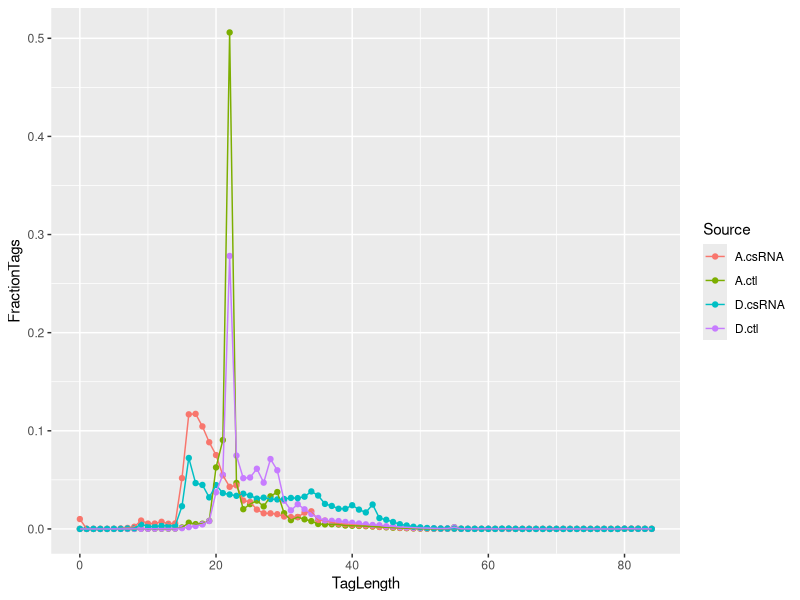
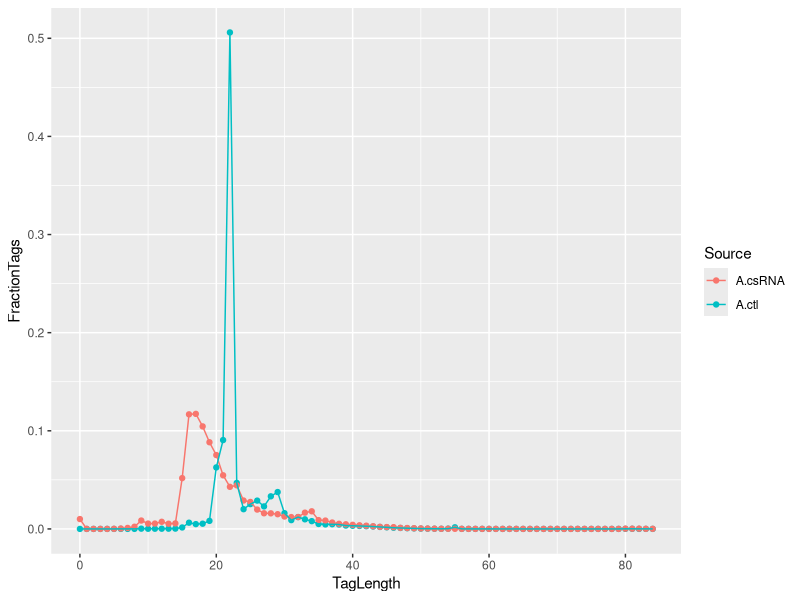
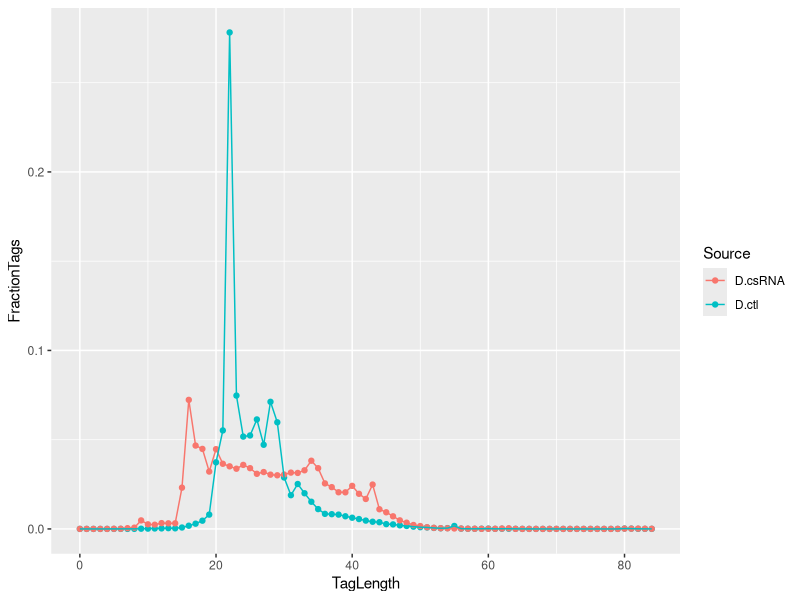

R code for these plots, in order:
library(ggplot2)
library(dplyr)
library(tidyverse)

A.csRNA <- read_tsv("results/STAR/A1.csRNA-tagDir/tagLengthDistribution.txt",col_names=c("TagLength","FractionTags"),skip=1)
A.ctl <- read_tsv("results/STAR/A1.input-tagDir/tagLengthDistribution.txt",col_names=c("TagLength","FractionTags"),skip=1)

D.csRNA <- read_tsv("results/STAR/D8.csRNA-tagDir/tagLengthDistribution.txt",col_names=c("TagLength","FractionTags"),skip=1)
D.ctl <- read_tsv("results/STAR/D8.input-tagDir/tagLengthDistribution.txt",col_names=c("TagLength","FractionTags"),skip=1)

pdf("csRNAseq_qc.pdf")
A = bind_rows(list(A.ctl %>% add_column("Source"="A.ctl") ,
          A.csRNA %>% add_column("Source"="A.csRNA") ))

D = bind_rows(list(D.ctl %>% add_column("Source"="D.ctl") ,
                   D.csRNA %>% add_column("Source"="D.csRNA") ))

ALL = bind_rows(list(A,D))

ggplot(ALL, aes(TagLength, FractionTags, color = Source)) +
  geom_point() +
  geom_line()

ggplot(A, aes(TagLength, FractionTags, color = Source)) +
  geom_point() +
  geom_line()

ggplot(D, aes(TagLength, FractionTags, color = Source)) +
  geom_point() +
  geom_line()
